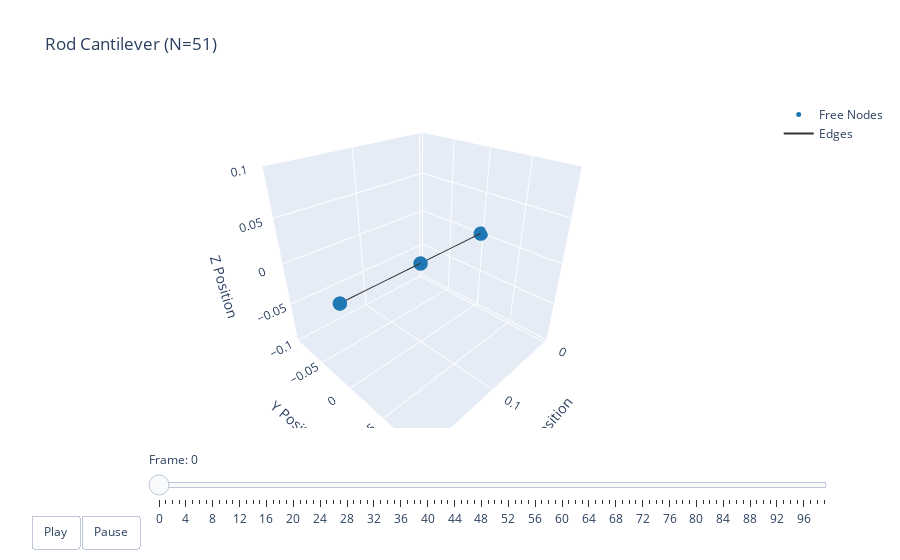

Notebook source saved alongside this figure:
### Code cell
t = np.arange(robot.sim_params.total_time, step=robot.sim_params.dt)
options = dismech.AnimationOptions(title='Rod Cantilever (N=51)', y_lim=(-0.1, 0.1), z_lim=(-0.1, 0.1))

fig = dismech.get_interactive_animation_plotly(robot, t, qs, options)
fig.show()

### Figure 1 — Plotly figure (JSON) as saved in the notebook; plotly's stock layout.template omitted (floating-point values rounded to 4 significant figures)
{"data": [{"marker": {"color": "#1f78b4", "size": 5}, "mode": "markers", "name": "Free Nodes", "type": "scatter3d", "x": [0.0002391, 0.1002, 0.1993], "y": [0.0, 0.0, 0.0], "z": [0.001997, 0.002003, 0.001997]}, {"marker": {"color": "#e31a1c", "size": 5}, "mode": "markers", "name": "Fixed Nodes", "type": "scatter3d", "x": [], "y": [], "z": []}, {"line": {"color": "#333333", "width": 2}, "mode": "lines", "name": "Edges", "type": "scatter3d", "x": [0.0002391, 0.1002, null, 0.1002, 0.1993, null], "y": [0, 0, null, 0, 0, null], "z": [0.001997, 0.002003, null, 0.002003, 0.001997, null]}, {"color": "rgba(166, 206, 227, 0.7)", "i": [], "j": [], "k": [], "name": "Faces", "opacity": 0.7, "showscale": false, "type": "mesh3d", "x": [0.0002391, 0.1002, 0.1993], "y": [0.0, 0.0, 0.0], "z": [0.001997, 0.002003, 0.001997]}], "layout": {"scene": {"camera": {"eye": {"x": 1.225, "y": 1.225, "z": 1.0}}, "xaxis": {"range": [-0.005145, 0.1993], "title": {"text": "X Position"}}, "yaxis": {"range": [-0.1, 0.1], "title": {"text": "Y Position"}}, "zaxis": {"range": [-0.1, 0.1], "title": {"text": "Z Position"}}}, "sliders": [{"currentvalue": {"prefix": "Frame: "}, "steps": [{"args": [["0"], {"frame": {"duration": 50, "redraw": true}, "mode": "immediate"}], "label": "0", "method": "animate"}, {"args": [["1"], {"frame": {"duration": 50, "redraw": true}, "mode": "immediate"}], "label": "1", "method": "animate"}, {"args": [["2"], {"frame": {"duration": 50, "redraw": true}, "mode": "immediate"}], "label": "2", "method": "animate"}, {"args": [["3"], {"frame": {"duration": 50, "redraw": true}, "mode": "immediate"}], "label": "3", "method": "animate"}, {"args": [["4"], {"frame": {"duration": 50, "redraw": true}, "mode": "immediate"}], "label": "4", "method": "animate"}, {"args": [["5"], {"frame": {"duration": 50, "redraw": true}, "mode": "immediate"}], "label": "5", "method": "animate"}, {"args": [["6"], {"frame": {"duration": 50, "redraw": true}, "mode": "immediate"}], "label": "6", "method": "animate"}, {"args": [["7"], {"frame": {"duration": 50, "redraw": true}, "mode": "immediate"}], "label": "7", "method": "animate"}, {"args": [["8"], {"frame": {"duration": 50, "redraw": true}, "mode": "immediate"}], "label": "8", "method": "animate"}, {"args": [["9"], {"frame": {"duration": 50, "redraw": true}, "mode": "immediate"}], "label": "9", "method": "animate"}, {"args": [["10"], {"frame": {"duration": 50, "redraw": true}, "mode": "immediate"}], "label": "10", "method": "animate"}, {"args": [["11"], {"frame": {"duration": 50, "redraw": true}, "mode": "immediate"}], "label": "11", "method": "animate"}, {"args": [["12"], {"frame": {"duration": 50, "redraw": true}, "mode": "immediate"}], "label": "12", "method": "animate"}, {"args": [["13"], {"frame": {"duration": 50, "redraw": true}, "mode": "immediate"}], "label": "13", "method": "animate"}, {"args": [["14"], {"frame": {"duration": 50, "redraw": true}, "mode": "immediate"}], "label": "14", "method": "animate"}, {"args": [["15"], {"frame": {"duration": 50, "redraw": true}, "mode": "immediate"}], "label": "15", "method": "animate"}, {"args": [["16"], {"frame": {"duration": 50, "redraw": true}, "mode": "immediate"}], "label": "16", "method": "animate"}, {"args": [["17"], {"frame": {"duration": 50, "redraw": true}, "mode": "immediate"}], "label": "17", "method": "animate"}, {"args": [["18"], {"frame": {"duration": 50, "redraw": true}, "mode": "immediate"}], "label": "18", "method": "animate"}, {"args": [["19"], {"frame": {"duration": 50, "redraw": true}, "mode": "immediate"}], "label": "19", "method": "animate"}, {"args": [["20"], {"frame": {"duration": 50, "redraw": true}, "mode": "immediate"}], "label": "20", "method": "animate"}, {"args": [["21"], {"frame": {"duration": 50, "redraw": true}, "mode": "immediate"}], "label": "21", "method": "animate"}, {"args": [["22"], {"frame": {"duration": 50, "redraw": true}, "mode": "immediate"}], "label": "22", "method": "animate"}, {"args": [["23"], {"frame": {"duration": 50, "redraw": true}, "mode": "immediate"}], "label": "23", "method": "animate"}, {"args": [["24"], {"frame": {"duration": 50, "redraw": true}, "mode": "immediate"}], "label": "24", "method": "animate"}, {"args": [["25"], {"frame": {"duration": 50, "redraw": true}, "mode": "immediate"}], "label": "25", "method": "animate"}, {"args": [["26"], {"frame": {"duration": 50, "redraw": true}, "mode": "immediate"}], "label": "26", "method": "animate"}, {"args": [["27"], {"frame": {"duration": 50, "redraw": true}, "mode": "immediate"}], "label": "27", "method": "animate"}, {"args": [["28"], {"frame": {"duration": 50, "redraw": true}, "mode": "immediate"}], "label": "28", "method": "animate"}, {"args": [["29"], {"frame": {"duration": 50, "redraw": true}, "mode": "immediate"}], "label": "29", "method": "animate"}, {"args": [["30"], {"frame": {"duration": 50, "redraw": true}, "mode": "immediate"}], "label": "30", "method": "animate"}, {"args": [["31"], {"frame": {"duration": 50, "redraw": true}, "mode": "immediate"}], "label": "31", "method": "animate"}, {"args": [["32"], {"frame": {"duration": 50, "redraw": true}, "mode": "immediate"}], "label": "32", "method": "animate"}, {"args": [["33"], {"frame": {"duration": 50, "redraw": true}, "mode": "immediate"}], "label": "33", "method": "animate"}, {"args": [["34"], {"frame": {"duration": 50, "redraw": true}, "mode": "immediate"}], "label": "34", "method": "animate"}, {"args": [["35"], {"frame": {"duration": 50, "redraw": true}, "mode": "immediate"}], "label": "35", "method": "animate"}, {"args": [["36"], {"frame": {"duration": 50, "redraw": true}, "mode": "immediate"}], "label": "36", "method": "animate"}, {"args": [["37"], {"frame": {"duration": 50, "redraw": true}, "mode": "immediate"}], "label": "37", "method": "animate"}, {"args": [["38"], {"frame": {"duration": 50, "redraw": true}, "mode": "immediate"}], "label": "38", "method": "animate"}, {"args": [["39"], {"frame": {"duration": 50, "redraw": true}, "mode": "immediate"}], "label": "39", "method": "animate"}, {"args": [["40"], {"frame": {"duration": 50, "redraw": true}, "mode": "immediate"}], "label": "40", "method": "animate"}, {"args": [["41"], {"frame": {"duration": 50, "redraw": true}, "mode": "immediate"}], "label": "41", "method": "animate"}, {"args": [["42"], {"frame": {"duration": 50, "redraw": true}, "mode": "immediate"}], "label": "42", "method": "animate"}, {"args": [["43"], {"frame": {"duration": 50, "redraw": true}, "mode": "immediate"}], "label": "43", "method": "animate"}, {"args": [["44"], {"frame": {"duration": 50, "redraw": true}, "mode": "immediate"}], "label": "44", "method": "animate"}, {"args": [["45"], {"frame": {"duration": 50, "redraw": true}, "mode": "immediate"}], "label": "45", "method": "animate"}, {"args": [["46"], {"frame": {"duration": 50, "redraw": true}, "mode": "immediate"}], "label": "46", "method": "animate"}, {"args": [["47"], {"frame": {"duration": 50, "redraw": true}, "mode": "immediate"}], "label": "47", "method": "animate"}, {"args": [["48"], {"frame": {"duration": 50, "redraw": true}, "mode": "immediate"}], "label": "48", "method": "animate"}, {"args": [["49"], {"frame": {"duration": 50, "redraw": true}, "mode": "immediate"}], "label": "49", "method": "animate"}, {"args": [["50"], {"frame": {"duration": 50, "redraw": true}, "mode": "immediate"}], "label": "50", "method": "animate"}, {"args": [["51"], {"frame": {"duration": 50, "redraw": true}, "mode": "immediate"}], "label": "51", "method": "animate"}, {"args": [["52"], {"frame": {"duration": 50, "redraw": true}, "mode": "immediate"}], "label": "52", "method": "animate"}, {"args": [["53"], {"frame": {"duration": 50, "redraw": true}, "mode": "immediate"}], "label": "53", "method": "animate"}, {"args": [["54"], {"frame": {"duration": 50, "redraw": true}, "mode": "immediate"}], "label": "54", "method": "animate"}, {"args": [["55"], {"frame": {"duration": 50, "redraw": true}, "mode": "immediate"}], "label": "55", "method": "animate"}, {"args": [["56"], {"frame": {"duration": 50, "redraw": true}, "mode": "immediate"}], "label": "56", "method": "animate"}, {"args": [["57"], {"frame": {"duration": 50, "redraw": true}, "mode": "immediate"}], "label": "57", "method": "animate"}, {"args": [["58"], {"frame": {"duration": 50, "redraw": true}, "mode": "immediate"}], "label": "58", "method": "animate"}, {"args": [["59"], {"frame": {"duration": 50, "redraw": true}, "mode": "immediate"}], "label": "59", "method": "animate"}, {"args": [["60"], {"frame": {"duration": 50, "redraw": true}, "mode": "immediate"}], "label": "60", "method": "animate"}, {"args": [["61"], {"frame": {"duration": 50, "redraw": true}, "mode": "immediate"}], "label": "61", "method": "animate"}, {"args": [["62"], {"frame": {"duration": 50, "redraw": true}, "mode": "immediate"}], "label": "62", "method": "animate"}, {"args": [["63"], {"frame": {"duration": 50, "redraw": true}, "mode": "immediate"}], "label": "63", "method": "animate"}, {"args": [["64"], {"frame": {"duration": 50, "redraw": true}, "mode": "immediate"}], "label": "64", "method": "animate"}, {"args": [["65"], {"frame": {"duration": 50, "redraw": true}, "mode": "immediate"}], "label": "65", "method": "animate"}, {"args": [["66"], {"frame": {"duration": 50, "redraw": true}, "mode": "immediate"}], "label": "66", "method": "animate"}, {"args": [["67"], {"frame": {"duration": 50, "redraw": true}, "mode": "immediate"}], "label": "67", "method": "animate"}, {"args": [["68"], {"frame": {"duration": 50, "redraw": true}, "mode": "immediate"}], "label": "68", "method": "animate"}, {"args": [["69"], {"frame": {"duration": 50, "redraw": true}, "mode": "immediate"}], "label": "69", "method": "animate"}, {"args": [["70"], {"frame": {"duration": 50, "redraw": true}, "mode": "immediate"}], "label": "70", "method": "animate"}, {"args": [["71"], {"frame": {"duration": 50, "redraw": true}, "mode": "immediate"}], "label": "71", "method": "animate"}, {"args": [["72"], {"frame": {"duration": 50, "redraw": true}, "mode": "immediate"}], "label": "72", "method": "animate"}, {"args": [["73"], {"frame": {"duration": 50, "redraw": true}, "mode": "immediate"}], "label": "73", "method": "animate"}, {"args": [["74"], {"frame": {"duration": 50, "redraw": true}, "mode": "immediate"}], "label": "74", "method": "animate"}, {"args": [["75"], {"frame": {"duration": 50, "redraw": true}, "mode": "immediate"}], "label": "75", "method": "animate"}, {"args": [["76"], {"frame": {"duration": 50, "redraw": true}, "mode": "immediate"}], "label": "76", "method": "animate"}, {"args": [["77"], {"frame": {"duration": 50, "redraw": true}, "mode": "immediate"}], "label": "77", "method": "animate"}, {"args": [["78"], {"frame": {"duration": 50, "redraw": true}, "mode": "immediate"}], "label": "78", "method": "animate"}, {"args": [["79"], {"frame": {"duration": 50, "redraw": true}, "mode": "immediate"}], "label": "79", "method": "animate"}, {"args": [["80"], {"frame": {"duration": 50, "redraw": true}, "mode": "immediate"}], "label": "80", "method": "animate"}, {"args": [["81"], {"frame": {"duration": 50, "redraw": true}, "mode": "immediate"}], "label": "81", "method": "animate"}, {"args": [["82"], {"frame": {"duration": 50, "redraw": true}, "mode": "immediate"}], "label": "82", "method": "animate"}, {"args": [["83"], {"frame": {"duration": 50, "redraw": true}, "mode": "immediate"}], "label": "83", "method": "animate"}, {"args": [["84"], {"frame": {"duration": 50, "redraw": true}, "mode": "immediate"}], "label": "84", "method": "animate"}, {"args": [["85"], {"frame": {"duration": 50, "redraw": true}, "mode": "immediate"}], "label": "85", "method": "animate"}, {"args": [["86"], {"frame": {"duration": 50, "redraw": true}, "mode": "immediate"}], "label": "86", "method": "animate"}, {"args": [["87"], {"frame": {"duration": 50, "redraw": true}, "mode": "immediate"}], "label": "87", "method": "animate"}, {"args": [["88"], {"frame": {"duration": 50, "redraw": true}, "mode": "immediate"}], "label": "88", "method": "animate"}, {"args": [["89"], {"frame": {"duration": 50, "redraw": true}, "mode": "immediate"}], "label": "89", "method": "animate"}, {"args": [["90"], {"frame": {"duration": 50, "redraw": true}, "mode": "immediate"}], "label": "90", "method": "animate"}, {"args": [["91"], {"frame": {"duration": 50, "redraw": true}, "mode": "immediate"}], "label": "91", "method": "animate"}, {"args": [["92"], {"frame": {"duration": 50, "redraw": true}, "mode": "immediate"}], "label": "92", "method": "animate"}, {"args": [["93"], {"frame": {"duration": 50, "redraw": true}, "mode": "immediate"}], "label": "93", "method": "animate"}, {"args": [["94"], {"frame": {"duration": 50, "redraw": true}, "mode": "immediate"}], "label": "94", "method": "animate"}, {"args": [["95"], {"frame": {"duration": 50, "redraw": true}, "mode": "immediate"}], "label": "95", "method": "animate"}, {"args": [["96"], {"frame": {"duration": 50, "redraw": true}, "mode": "immediate"}], "label": "96", "method": "animate"}, {"args": [["97"], {"frame": {"duration": 50, "redraw": true}, "mode": "immediate"}], "label": "97", "method": "animate"}, {"args": [["98"], {"frame": {"duration": 50, "redraw": true}, "mode": "immediate"}], "label": "98", "method": "animate"}, {"args": [["99"], {"frame": {"duration": 50, "redraw": true}, "mode": "immediate"}], "label": "99", "method": "animate"}], "transition": {"duration": 0}, "x": 0.1, "y": 0}], "title": {"text": "Rod Cantilever (N=51)"}, "updatemenus": [{"buttons": [{"args": [null, {"frame": {"duration": 50, "redraw": true}, "fromcurrent": true}], "label": "Play", "method": "animate"}, {"args": [[null], {"frame": {"duration": 0, "redraw": true}, "mode": "immediate"}], "label": "Pause", "method": "animate"}], "direction": "left", "pad": {"r": 10, "t": 87}, "showactive": false, "type": "buttons", "x": 0.1, "xanchor": "right", "y": 0, "yanchor": "top"}]}}
